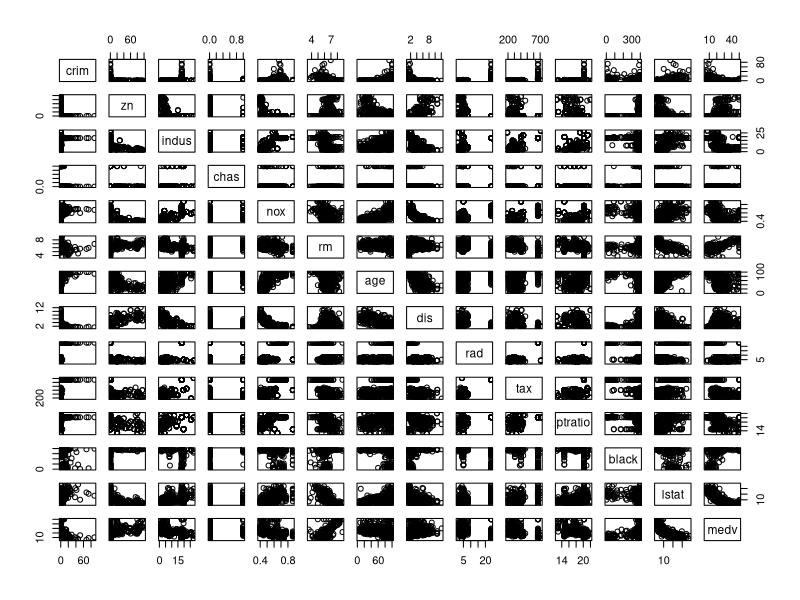
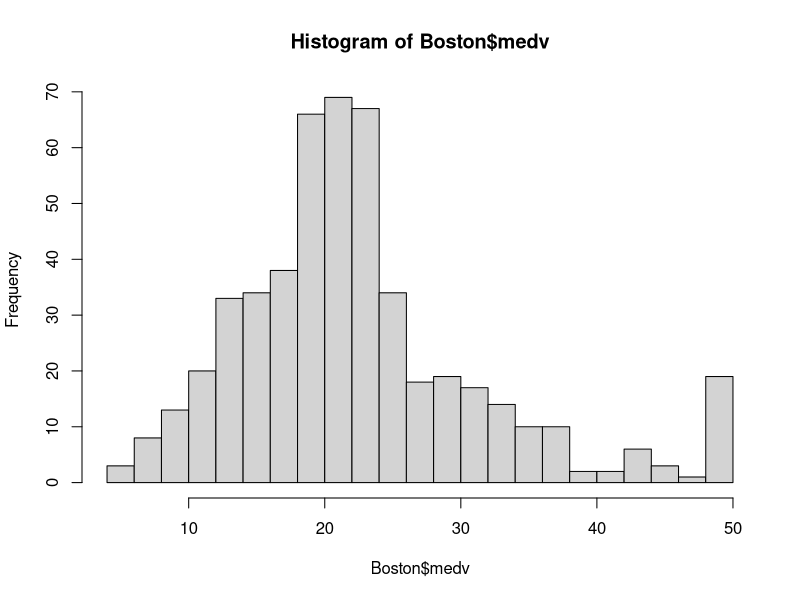
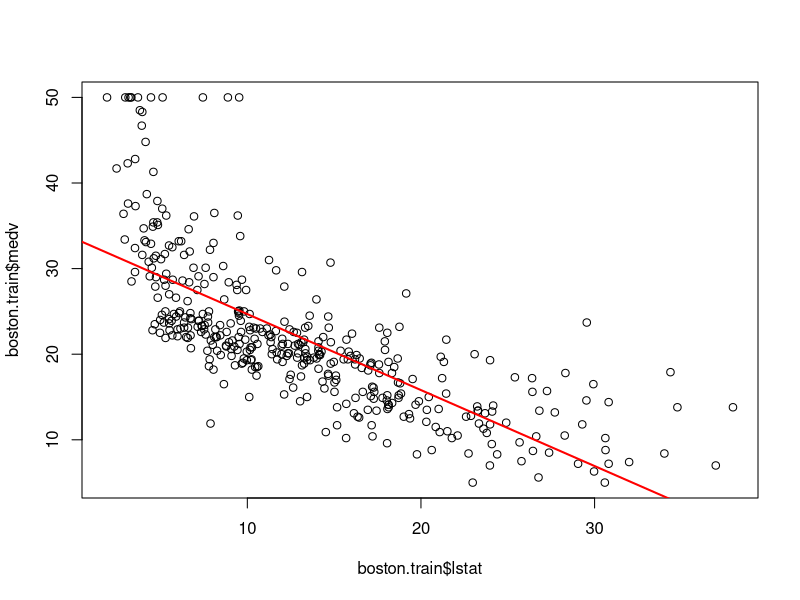

Write the R code that produced these figures, in order. (Note: this script raises an error after producing the figures.)
###### lab 3

library(MASS)
data("Boston")
str(Boston)
?Boston

### EDA
names(Boston)
summary(Boston)
sd(Boston$crim)
apply(Boston, 2, sd) # 2 means by column

pairs(Boston)

hist(Boston$medv, breaks = 20)

# correlation
cor(Boston[, c(1:3)])

###############
## splitting to training and testing sample
index= sample(1:nrow(Boston), 0.8*nrow(Boston))
boston.train= Boston[index, ]
boston.test= Boston[-index, ]   # no one will see this part until your model is ready

nrow(boston.test)

## simple linear regression
model0= lm(medv~lstat, data = boston.train)
names(model0)  # names of the components on this list
model0$coefficients
residual0= model0$residuals
fitted0= model0$fitted.values
cbind(boston.train$medv-fitted0,residual0) # just a check

# fitted line (only for simple linear regression)
plot(boston.train$lstat, boston.train$medv)
abline(model0, col="red", lwd=2)

# model summary
sum.model0=summary(model0)
names(sum.model0)
sum.model0$sigma^2  # MSE
sum.model0$adj.r.squared

# confidence interval
confint(model0)

### prediction
# in-sample prediction
pred.model0= predict(model0) 
mse0= sum((boston.train$medv-pred.model0)^2)/(nrow(boston.train)-1-1) # MSE
# out-of-sample prediction (to get test error)
pred.model0.test= predict(model0, newdata = boston.test)
mspe0= mean((boston.test$medv-pred.model0.test)^2)


#### multiple linear regression
model1= lm(medv~., data = boston.train)
dim(boston.train)
model1
sum.model1= summary(model1)
sum.model1$adj.r.squared
sum.model1$sigma^2
AIC(model1)
BIC(model1)

# prediction
pred.model1= predict(model1)
mse1= sum((boston.train$medv-pred.model1)^2)/(nrow(boston.train)-13-1)
# out-of-sample 
pred.nodel1.test= predict(model1, newdata = boston.test)
mspe1= mean((boston.test$medv-pred.nodel1.test)^2)

## cross-validation
library(boot)
?cv.glm
model0= glm(medv~lstat, data = boston.train)
cv.glm(boston.train, model0, K=10)$delta[2] 
#cost: default is MSPE, any type of error
# delta has two numbers, they are both CV-score, but the 2nd is adjusted for bias

model1= glm(medv~., data = boston.train)
cv.glm(boston.train, model1, K=10)$delta[2]

######## Exercise

str(nba)

index=sample(1:nrow(nba), .9*nrow(nba))

nba.train = nba[index,]
nba.test = nba[-index,]

nrow(nba.test)
nrow(nba.train)

# 3. multiple linear regression
modelnba = lm(PTS~., data=nba.train)
names(modelnba)
sum.modelnba1 = summary(modelnba)

# 4. Confidence interval
confint(modelnba)

# 5. 
summary(modelnba)
modelnba2=lm(PTS~. -GP -`3P%` -`FG%` -STL, data=nba.train)
sum.modelnba2=summary(modelnba2)

# 6
sum.modelnba1$adj.r.squared; sum.modelnba2$adj.r.squared
sum.modelnba1$sigma^2; sum.modelnba2$sigma^2
AIC(modelnba); AIC(modelnba2)
BIC(modelnba); BIC(modelnba2)

pred.modelnba1= predict(modelnba, newdata = nba.test)
mspenba1= mean((nba.test$PTS-pred.modelnba1)^2)

pred.modelnba2= predict(modelnba2, newdata = nba.test)
mspenba2= mean((nba.test$PTS-pred.modelnba2)^2)

mspenba1; mspenba2

# 7.
library(boot)
nba.glm= glm(PTS~., data = nba.train)
cv.nba1= cv.glm(nba.glm, data = nba.train, K=10)$delta[2]

nba.glm2= glm(PTS~. -GP -`3P%` -`FG%` -STL, data = nba.train)
cv.nba2= cv.glm(nba.glm2, data = nba.train, K=10)$delta[2]

cv.nba1; cv.nba2


































